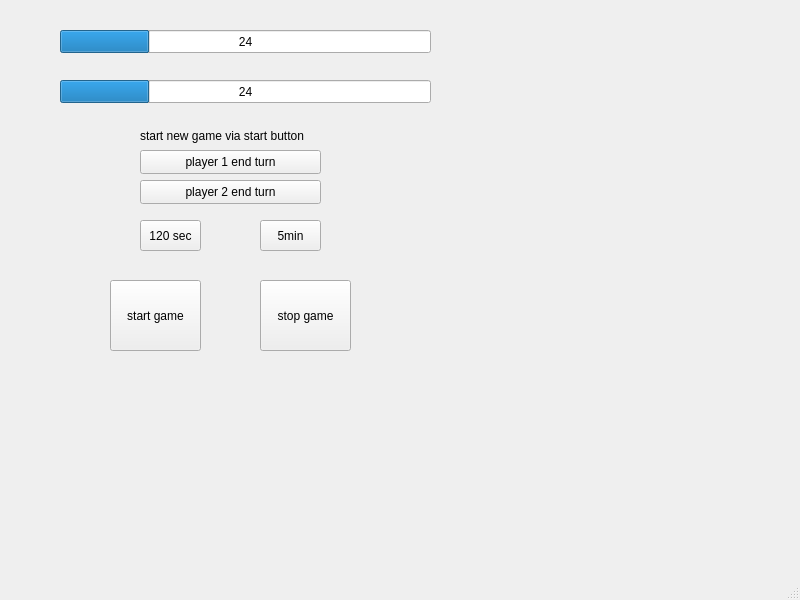
<?xml version="1.0" encoding="UTF-8"?>
<ui version="4.0">
 <class>MainWindow</class>
 <widget class="QMainWindow" name="MainWindow">
  <property name="geometry">
   <rect>
    <x>0</x>
    <y>0</y>
    <width>800</width>
    <height>600</height>
   </rect>
  </property>
  <property name="windowTitle">
   <string>MainWindow</string>
  </property>
  <widget class="QWidget" name="centralwidget">
   <widget class="QProgressBar" name="p1progressBar">
    <property name="geometry">
     <rect>
      <x>60</x>
      <y>30</y>
      <width>371</width>
      <height>23</height>
     </rect>
    </property>
    <property name="value">
     <number>24</number>
    </property>
    <property name="format">
     <string>%v</string>
    </property>
   </widget>
   <widget class="QPushButton" name="p1end">
    <property name="geometry">
     <rect>
      <x>140</x>
      <y>150</y>
      <width>181</width>
      <height>24</height>
     </rect>
    </property>
    <property name="text">
     <string>player 1 end turn</string>
    </property>
   </widget>
   <widget class="QPushButton" name="p2end">
    <property name="geometry">
     <rect>
      <x>140</x>
      <y>180</y>
      <width>181</width>
      <height>24</height>
     </rect>
    </property>
    <property name="text">
     <string>player 2 end turn</string>
    </property>
   </widget>
   <widget class="QProgressBar" name="p2progressBar">
    <property name="geometry">
     <rect>
      <x>60</x>
      <y>80</y>
      <width>371</width>
      <height>23</height>
     </rect>
    </property>
    <property name="value">
     <number>24</number>
    </property>
    <property name="format">
     <string>%v</string>
    </property>
   </widget>
   <widget class="QPushButton" name="startgame">
    <property name="geometry">
     <rect>
      <x>110</x>
      <y>280</y>
      <width>91</width>
      <height>71</height>
     </rect>
    </property>
    <property name="text">
     <string>start game</string>
    </property>
   </widget>
   <widget class="QPushButton" name="stopgame">
    <property name="geometry">
     <rect>
      <x>260</x>
      <y>280</y>
      <width>91</width>
      <height>71</height>
     </rect>
    </property>
    <property name="text">
     <string>stop game</string>
    </property>
   </widget>
   <widget class="QPushButton" name="gametime1">
    <property name="geometry">
     <rect>
      <x>140</x>
      <y>220</y>
      <width>61</width>
      <height>31</height>
     </rect>
    </property>
    <property name="text">
     <string>120 sec</string>
    </property>
   </widget>
   <widget class="QPushButton" name="gametime2">
    <property name="geometry">
     <rect>
      <x>260</x>
      <y>220</y>
      <width>61</width>
      <height>31</height>
     </rect>
    </property>
    <property name="text">
     <string>5min</string>
    </property>
   </widget>
   <widget class="QLabel" name="gameInfoText">
    <property name="geometry">
     <rect>
      <x>140</x>
      <y>120</y>
      <width>211</width>
      <height>31</height>
     </rect>
    </property>
    <property name="text">
     <string>start new game via start button</string>
    </property>
   </widget>
  </widget>
  <widget class="QMenuBar" name="menubar">
   <property name="geometry">
    <rect>
     <x>0</x>
     <y>0</y>
     <width>800</width>
     <height>22</height>
    </rect>
   </property>
  </widget>
  <widget class="QStatusBar" name="statusbar"/>
 </widget>
 <resources/>
 <connections/>
</ui>
